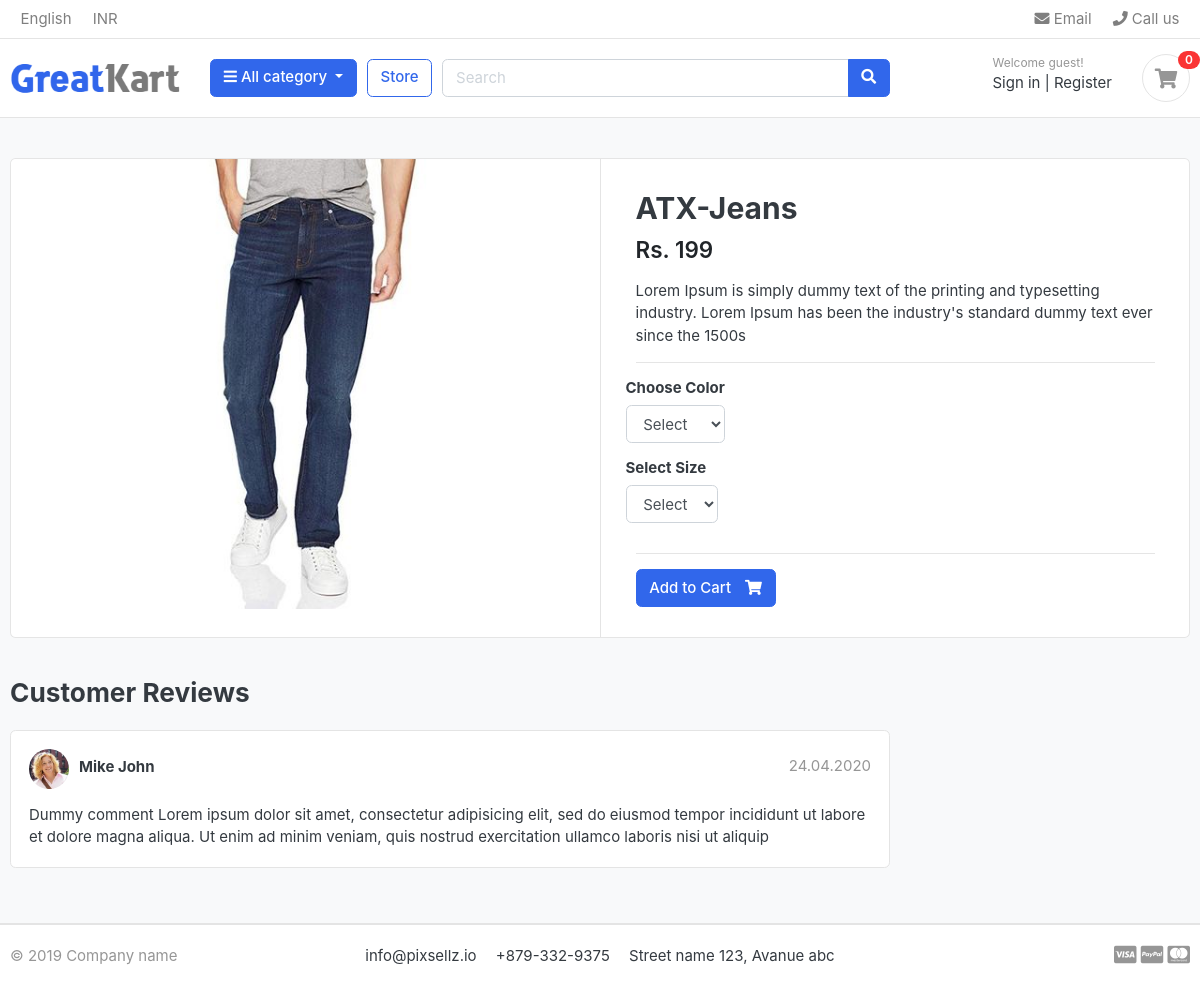
Before: /store/category/jeans/atx-jeans/ with the older database file.
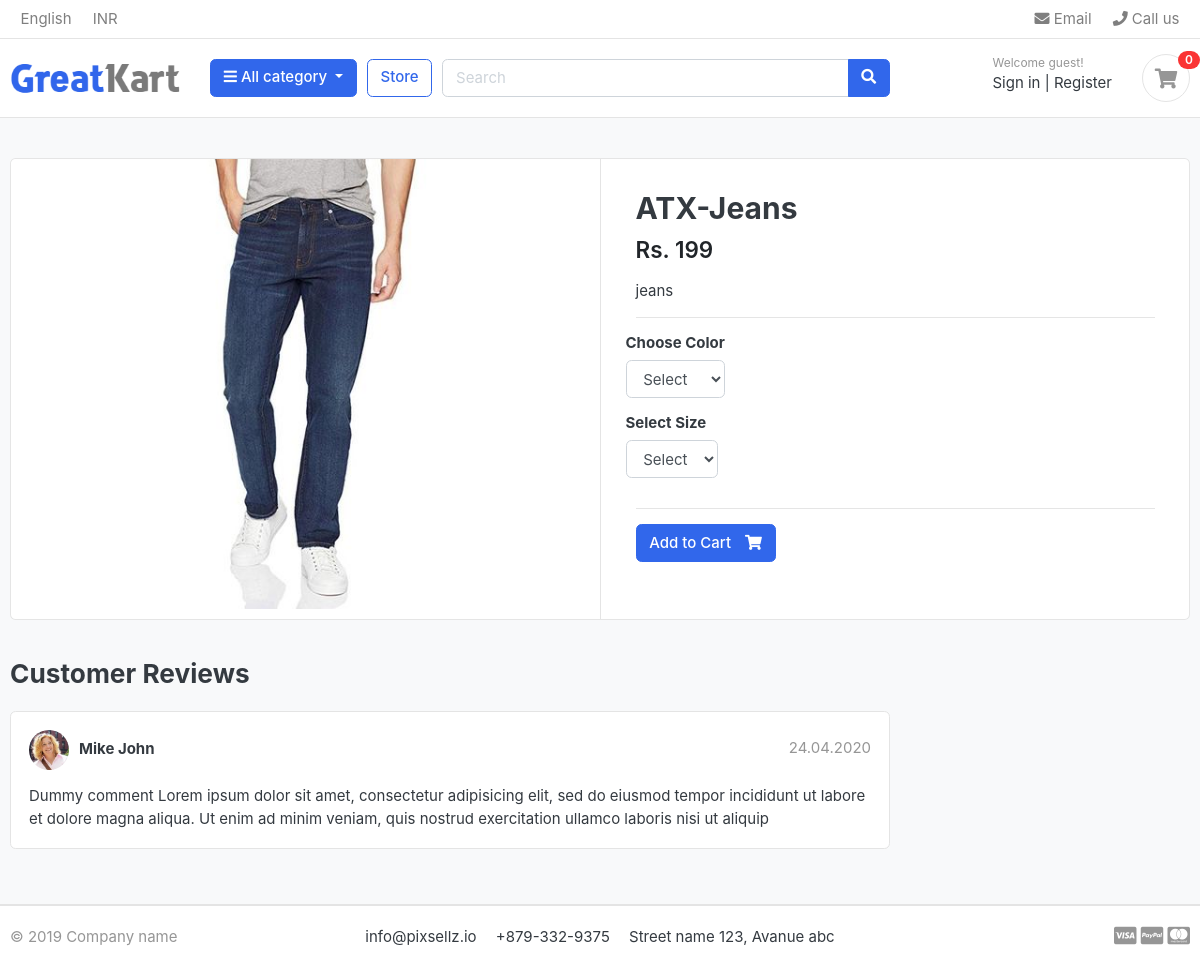
After: the same page with the newer database file.
### store/models.py (models this page shows, shortened)
class Product(models.Model):
    product_name = models.CharField(max_length=200, unique=True)
    slug = models.SlugField(max_length=200, unique=True)
    description = models.TextField(max_length=500, blank=True)
    price = models.IntegerField()
    images = models.ImageField(upload_to='photos/products')
    stock = models.IntegerField()
    is_available = models.BooleanField(default=True)
    category = models.ForeignKey(Category, on_delete=models.CASCADE)
    created_date = models.DateTimeField(auto_now_add=True)
    modified_date = models.DateTimeField(auto_now=True)

### store/views.py (the view)
# urls.py: path('category/<slug:category_slug>/<slug:product_slug>/', views.product_detail, name='product_detail'),
def product_detail(request, category_slug, product_slug):
    try:
        single_product = Product.objects.get(category__slug=category_slug, slug=product_slug)
        in_cart = CartItem.objects.filter(cart__cart_id=_cart_id(request), product=single_product).exists()
    except Exception as e:
        raise e
    context = {
        'single_product': single_product,
        'in_cart': in_cart,
    }
    return render(request, 'store/product_detail.html', context)

### carts/context_processors.py (called while the page is built)
def counter(request):
    cart_count = 0
    if 'admin' in request.path:
        return {}
    else:
        try:
            cart = Cart.objects.filter(cart_id=_cart_id(request))
            cart_items = CartItem.objects.all().filter(cart=cart[:1])
            for cart_item in cart_items:
                cart_count += cart_item.quantity
        except Cart.DoesNotExist:
            cart_count = 0
    return dict(cart_count=cart_count)

### carts/views.py (called while the page is built)
def _cart_id(request):
    cart = request.session.session_key
    if not cart:
        cart = request.session.create()
    return cart

### category/context_processors.py (called while the page is built)
def menu_links(request):
    links = Category.objects.all()
    return dict(links=links)

### category/models.py (called while the page is built)
    def get_url(self):
        return reverse('products_by_category', args=[self.slug])

### store/models.py (called while the page is built)
    def colors(self):
        return super(VariationManager, self).filter(variation_category='color', is_active=True)

    def sizes(self):
        return super(VariationManager, self).filter(variation_category='size', is_active=True)

### templates/store/product_detail.html (shortened to what this page needs)
{% extends 'base.html' %}
{% load static %}
{% block content %}
<section class="section-content padding-y bg">
    <div class="container">
    <div class="card">
        <div class="row no-gutters">
            <aside class="col-md-6">
    <article class="gallery-wrap">
        <div class="img-big-wrap">
           <a href="#"><img src="{{ single_product.images.url }}"></a>
        </div>
    </article>
            </aside>
            <main class="col-md-6 border-left">
              <form action="{% url 'add_cart' single_product.id %}" method="POST">
                <article class="content-body">
                  <h2 class="title">{{ single_product.product_name }}</h2>
                  <div class="mb-3">
                      <var class="price h4">Rs. {{ single_product.price }}</var>
                  </div>
                  <p>{{ single_product.description }}</p>
                  <hr>
                      <div class="row">
                          <div class="item-option-select">
                              <h6>Choose Color</h6>
                              <select name="color" class="form-control" required>
                                <option value="" disabled selected>Select</option>
                              </select>
                          </div>
                      </div>
                      <div class="row">
                          <div class="item-option-select">
                              <h6>Select Size</h6>
                              <select name="size" class="form-control" required>
                                <option value="" disabled selected>Select</option>
                              </select>
                          </div>
                      </div>
                      <hr>
                      {% if single_product.stock <= 0 %}
                        <div class="alert alert-danger" role="alert">
                            Out of stock!
                        </div>
                      {% else %}
                          <button type="submit" class="btn  btn-primary"> <span class="text">Add to Cart</span> <i class="fas fa-shopping-cart"></i>  </button>
                      {% endif %}
                </article>
              </form>
            </main>
        </div>
    </div>
    <br>
    <div class="row">
                <div class="col-md-9">
        <header class="section-heading">
            <h3>Customer Reviews </h3>
        </header>
        <article class="box mb-3">
            <div class="icontext w-100">
                <img src="{% static 'images/avatars/avatar1.jpg' %}" class="img-xs icon rounded-circle">
                <div class="text">
                    <span class="date text-muted float-md-right">24.04.2020 </span>
                    <h6 class="mb-1">Mike John </h6>
                </div>
            </div>
            <div class="mt-3">
                <p>
                    Dummy comment Lorem ipsum dolor sit amet, consectetur adipisicing elit, sed do eiusmod
                    tempor incididunt ut labore et dolore magna aliqua. Ut enim ad minim veniam,
                    quis nostrud exercitation ullamco laboris nisi ut aliquip
                </p>
            </div>
        </article>
        </div>
    </div>
    </div>
    </section>
{% endblock %}

Changed rows visible on the page:
changed Product "ATX-Jeans": description "Lorem Ipsum is simply dummy text of the printing and typesetting industry. Lorem Ipsum has been the industry's standard dummy text ever since the 1500s" → "jeans"
